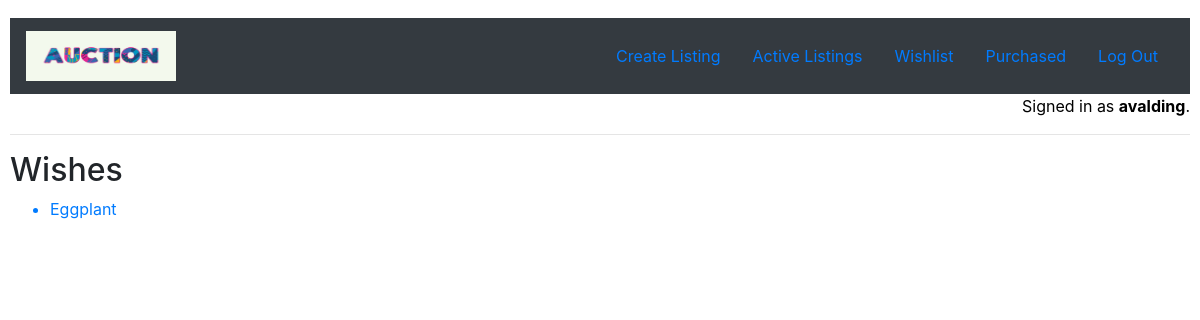
The page /wishlist (signed in) on the database as committed earlier.
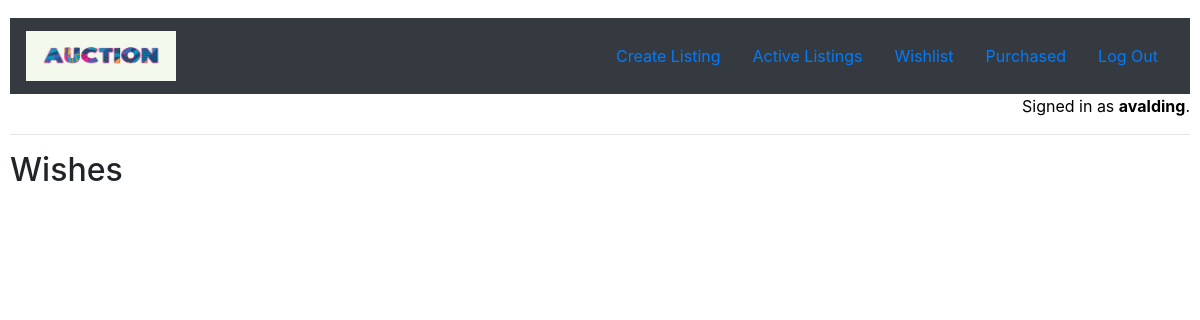
The same page on the database as committed later.
### auctions/models.py (models this page shows, shortened)
class User(AbstractUser):
    pass

class WishList(models.Model):
    timeStamp = models.DateTimeField(auto_now=True)
    item = models.ForeignKey(AuctionListing, default=None, null=True, blank=True, on_delete=models.DO_NOTHING)
    user = models.ForeignKey(User, null=True, blank=True, on_delete=models.DO_NOTHING)

class AuctionListing(models.Model):
    NotDefined = "NotDefined"
    CATEGORIES = (
        (NotDefined, "Not defined"),
        ("Fashion", "Fashion"),
        ("Toys", "Toys"),
        ("Electronics", "Electronics"),
        ("Home", "Home"),
        ("Car", "Car"),
        ("Travel", "Travel"),
        ("Fun", "Fun"),
    )
    item = models.CharField(max_length=125)
    description = models.CharField(blank=True, max_length=300)
    category = models.CharField(max_length=25, choices=CATEGORIES)
    sold = models.BooleanField()
    price = models.FloatField(validators=[MinValueValidator(0.01)])
    image = models.CharField(blank=True, max_length=250)
    itemAdded = models.DateTimeField(auto_now_add=True)
    startingBid = models.FloatField(default=0, validators=[MinValueValidator(0.01)])
    bidWinner = models.CharField(default=None, null=True, blank=True, max_length=60)
    createdBy = models.ForeignKey(User, null=True, blank=True, on_delete=models.DO_NOTHING)

### auctions/views.py (the view)
# urls.py: path("wishlist", views.wishList, name="wishlist"),
@login_required
def wishList(request):
    user = request.user
    wishes = WishList.objects.filter(user=user)
    return render(request, "auctions/wishlist.html", {
        "wishes": wishes
    })

### auctions/templates/auctions/wishlist.html
{% extends "auctions/layout.html" %}
{% block body %}
    <h2>Wishes</h2>
    <ul>
    {% for wish in wishes %}
        <a href="{% url 'details' item_id=wish.item.id %}"><li>{{ wish.item.item }}</li></a>
    {% endfor %}
    </ul>
{% endblock %}

### auctions/templates/auctions/layout.html (shortened to what this page needs)
{% load static %}
<!DOCTYPE html>
<html lang="en">
    <head>
        <link rel="stylesheet" href="https://stackpath.bootstrapcdn.com/bootstrap/4.4.1/css/bootstrap.min.css">
        <link href="{% static 'auctions/styles.css' %}" rel="stylesheet">
    </head>
    <body>
        <nav class="navbar navbar-dark bg-dark">
            {% load static %}
            <a href="{% url 'index' %}"><img class="navbar-brand" src="{% static 'auctions/auction.jpg' %}" alt="" width="150" height="60" class="d-inline-block align-top"></a>
        <ul class="nav">
            {% if user.is_authenticated %}
                <li class="nav-item">
                    <a class="nav-link" href="{% url 'create' %}">Create Listing</a>
                </li>
                <li class="nav-item">
                    <a class="nav-link" href="{% url 'index' %}">Active Listings</a>
                </li>
                <li class="nav-item">
                    <a class="nav-link" href="{% url 'wishlist' %}">Wishlist</a>
                </li>
                <li class="nav-item">
                    <a class="nav-link" href="{% url 'purchased' %}">Purchased</a>
                </li>
                <li class="nav-item">
                    <a class="nav-link" href="{% url 'logout' %}">Log Out</a>
                </li>
            {% endif %}
        </ul>
    </nav>
    <div style="color: black; text-align: right">
        {% if user.is_authenticated %}
            Signed in as <strong>{{ user.username }}</strong>.
        {% else %}
            Not signed in.
        {% endif %}
    </div>
        <hr>
        {% block body %}
        {% endblock %}
    </body>
</html>

### auctions/static/auctions/styles.css (style rules this page uses)
body { padding: 10px; }

Rows that differ between the two databases and show on the page:
removed WishList: item.item "Eggplant"
